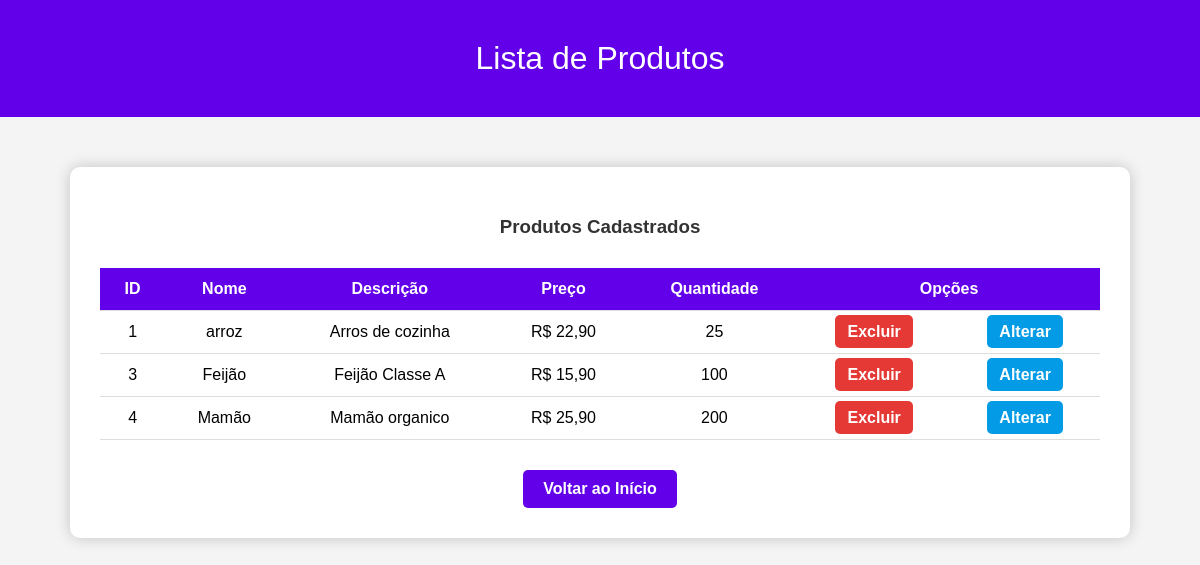
The app's page /view/listarProdutos.php with its own data.
### tables this page shows
CREATE TABLE `produtos` (
  `id` int(11) NOT NULL,
  `nome` varchar(50) NOT NULL,
  `descricao` text NOT NULL,
  `preco` varchar(10) NOT NULL,
  `quantidade` int(3) NOT NULL
);

### Model/Conexao/Conexao.php (called while the page is built, shortened)
<?php
    class Conexao{
        private static $conexao;
        public static function getInstance(){
            if (!isset(self::$conexao)) {
                try{
                $options=array(
                 PDO::ATTR_PERSISTENT=>true,
                PDO::MYSQL_ATTR_INIT_COMMAND=>'set names utf8;',
                PDO::ATTR_ERRMODE=>PDO::ERRMODE_EXCEPTION
                );
                self::$conexao = new PDO(
                    "mysql:host=localhost;
                    dbname=loja",
                    "root",
                    "",
                    $options
                );
            }catch (PDOException $exe) {
                echo "Erro de conexão".$exe->getMessage();
           }
        }
        return self::$conexao;
        }
    }
?>

### Control/listarProdutosControl.php (called while the page is built, shortened)
<?php
    require_once '../Model/DAO/ProdutosDAO.php';
   $produtosDAO = new ProdutosDAO();
   $todosProdutos=$produtosDAO->listarProdutos();
?>

### Model/DAO/ProdutosDAO.php (called while the page is built, shortened)
<?php
    require_once '../Model/Conexao/Conexao.php';
    class ProdutosDAO{
        public $pdo = null;
        public function __construct(){
            $this->pdo=Conexao::getInstance();
        }
        public function listarProdutos(){
            try {
                $sql = "SELECT * FROM produtos";
                $stmt = $this->pdo->prepare($sql);
                $stmt->execute();
                $retorno=$stmt->fetchAll(PDO::FETCH_ASSOC);
                return $retorno;
            } catch (PDOException $exe) {
                echo "ERRO! ".$exe-> getMessage();
            }
        }
    }
?>

### view/listarProdutos.php (the view, shortened to what this page needs)
<?php
require_once '../Control/listarProdutosControl.php';
?>
<!DOCTYPE html>
<html lang="pt-br">
<head>
</head>
<body>
    <div class="header">
        Lista de Produtos
    </div>
    <div class="container">
        <h3>Produtos Cadastrados</h3>
        <table>
            <thead>
                <tr>
                    <th>ID</th>
                    <th>Nome</th>
                    <th>Descrição</th>
                    <th>Preço</th>
                    <th>Quantidade</th>
                    <th colspan="2">Opções</th>
                </tr>
            </thead>
            <tbody>
                <?php foreach($todosProdutos as $info){ ?>
                <tr>
                    <td><?php echo $info['id']; ?></td>
                    <td><?php echo $info['nome']; ?></td>
                    <td><?php echo $info['descricao']; ?></td>
                    <td><?php echo $info['preco']; ?></td>
                    <td><?php echo $info['quantidade']; ?></td>
                    <td>
                        <a class="btn btn-delete" href="../Control/excluirProdutosControl.php?id=<?php echo $info['id']; ?>">Excluir</a>
                    </td>
                    <td>
                        <a class="btn btn-edit" href="alterarProdutos.php?id=<?php echo $info['id']; ?>">Alterar</a>
                    </td>
                </tr>
                <?php } ?>
            </tbody>
        </table>
        <div style="text-align: center;">
            <a class="btn-back" href="../index.php">Voltar ao Início</a>
        </div>
    </div>
</body>
</html>

### view/listarProdutos.php (style rules this page uses)
body { margin: 0; font-family: Arial, sans-serif; background-color: #f4f4f4; }
.header { background-color: #6200ea; color: white; padding: 40px; text-align: center; font-size: 32px; }
.container { max-width: 1000px; margin: 50px auto; background-color: white; padding: 30px; border-radius: 10px; box-shadow: 0 0 15px rgba(0,0,0,0.2); }
h3 { text-align: center; margin-bottom: 30px; color: #333; }
table { width: 100%; border-collapse: collapse; margin-bottom: 30px; }
th, td { padding: 12px 15px; text-align: center; border-bottom: 1px solid #ddd; }
th { background-color: #6200ea; color: white; }
.btn { padding: 8px 12px; border: none; border-radius: 5px; font-weight: bold; cursor: pointer; text-decoration: none; color: white; }
.btn-delete { background-color: #e53935; }
.btn-edit { background-color: #039be5; }
.btn-back { display: inline-block; background-color: #6200ea; padding: 10px 20px; border-radius: 5px; color: white; text-decoration: none; font-weight: bold; }

### records on screen
produtos: id "1", nome "arroz", descricao "Arros de cozinha", preco "R$ 22,90", quantidade "25"
produtos: id "3", nome "Feijão", descricao "Feijão Classe A", preco "R$ 15,90", quantidade "100"
produtos: id "4", nome "Mamão", descricao "Mamão organico", preco "R$ 25,90", quantidade "200"
